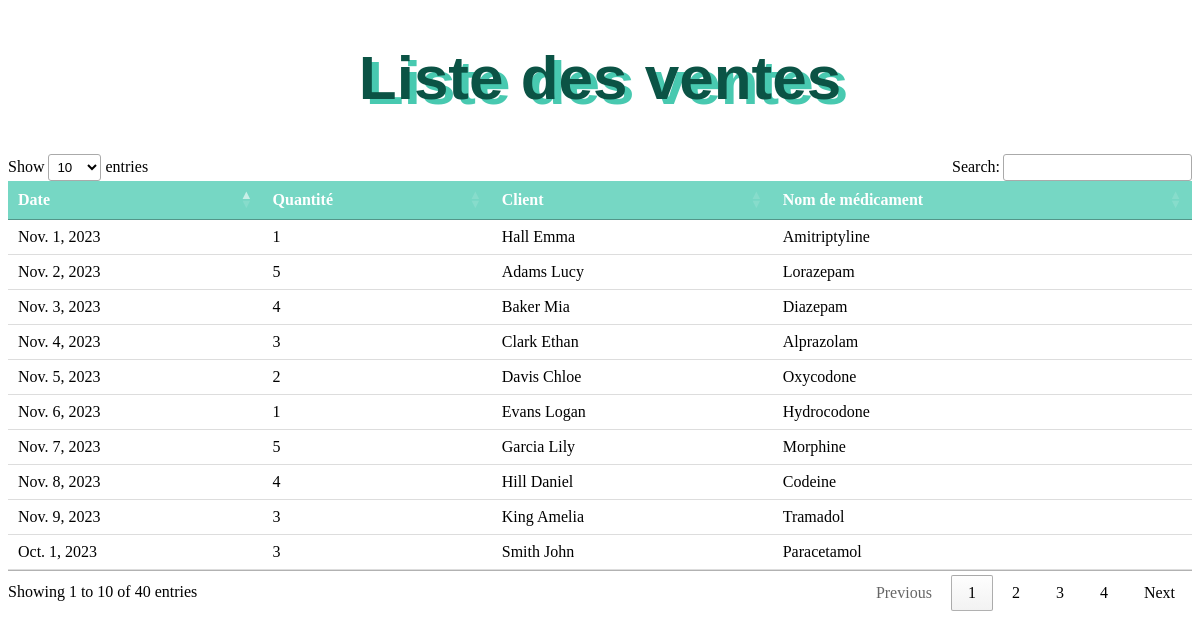
The app's page /ventes/ with its own data.
### pharmacieapp/models.py (models this page shows)
class Vente(models.Model):
    ID_medic = models.ForeignKey(Medicament, on_delete=models.CASCADE)
    ID_client = models.ForeignKey(Client, on_delete=models.CASCADE)
    Date_vente = models.DateField(null=False)
    Quantite_vendue = models.IntegerField(null=False, validators=[MinValueValidator(0)])

class Client(models.Model):
    ID_client = models.AutoField(primary_key=True)
    Nom_client = models.CharField(max_length=100, null=False)
    Prenom_client = models.CharField(max_length=100, null=False)
    Age_Client = models.IntegerField(null=False, validators=[MinValueValidator(1)])
    Num_sec_social_client = models.CharField(max_length=13, unique=True, validators=[RegexValidator(r'^\d{13}$', message='Num_sec_social_client must be 13 digits.')])

class Medicament(models.Model):
    ID_medic = models.AutoField(primary_key=True)
    Nom_medic = models.CharField(max_length=100, null=False)
    Lot_medic = models.CharField(max_length=20, null=False)
    DCI = models.CharField(max_length=100, null=False)
    Dosage_medic = models.IntegerField()
    Prix_médic = models.DecimalField(max_digits=5, decimal_places=2, null=False)
    Prix_achat = models.DecimalField(max_digits=5, decimal_places=2, null=False)
    Forme_medic = models.CharField(max_length=20, choices=[('Sirop', 'Sirop'), ('Comprimé', 'Comprimé'), ('Suppo', 'Suppo')])
    Prémption_medic = models.DateField()
    Quantite_medic = models.IntegerField(null=False)
    class Meta:
        constraints = [
            models.CheckConstraint(check=models.Q(Dosage_medic__gt=0), name='positive_dosage'),
            models.CheckConstraint(check=models.Q(Prix_médic__gt=models.F('Prix_achat')), name='selling_price_higher_than_purchase_price'),
        ]

### pharmacieapp/views.py (the view)
# urls.py: path('ventes/', ventes_list, name='ventes_list'),
def ventes_list(request):
    ventes = Vente.objects.all()
    return render(request, 'ventes_list.html', {'ventes': ventes})

### pharmacieapp/templates/ventes_list.html (shortened to what this page needs)
<!DOCTYPE html>
<html>
<head>
</head>
<body>
    <style>
        body {
            background-image: url('https://img.freepik.com/vecteurs-libre/antecedents-medicaux-propres_53876-97927.jpg?w=1380&t=st=1698863667~exp=1698864267~hmac=373020ddd6ef93ea2bf3a0eaec7bf14f9daf46f95ff3e6b21ecd26876bfdb585');
            background-size: cover;
            background-repeat: no-repeat;
            background-attachment: fixed;
            background-color: transparent;
        }
        h1 {
            text-align: center;
            font-weight: bold;
            font-family: Arial, sans-serif;
            font-size: 62px;
            color: #0b5345;
            text-shadow: 7px 5px 0   #48c9b0;
        }
        table {
            border-collapse: collapse;
            width: 100%;
        }
        th, td {
            padding: 8px;
            text-align: left;
            border-bottom: 1px solid #ddd;
        }
        thead {
            background-color: #76d7c4; /* Couleur de fond de l'en-tête */
            color: white; /* Couleur du texte de l'en-tête */
        }
        tbody tr:nth-child(even) {
            background-color: #f2f2f2; /* Couleur de fond des lignes paires */
        }
        tbody tr:nth-child(odd) {
            background-color: #e1f0e1; /* Couleur de fond des lignes impaires */
        }
    </style>
    <h1>Liste des ventes</h1>
    <table id="ventes-table">
        <thead>
            <tr>
                <th>Date</th>
                <th>Quantité</th>
                <th>Client</th>
                <th>Nom de médicament</th>
            </tr>
        </thead>
        <tbody>
            {% for vente in ventes %}
            <tr>
                <td>{{ vente.Date_vente }}</td>
                <td>{{ vente.Quantite_vendue }}</td>
                <td>{{ vente.ID_client.Nom_client }} {{ vente.ID_client.Prenom_client }}</td>
                <td>{{ vente.ID_medic.Nom_medic }}</td>
            </tr>
            {% endfor %}
        </tbody>
    </table>
</body>
</html>
<link rel="stylesheet" href="https://cdn.datatables.net/1.11.5/css/jquery.dataTables.min.css">

### pharmacieapp/templates/ventes_list.html (style rules this page uses)
body { background-image: url('https://img.freepik.com/vecteurs-libre/antecedents-medicaux-propres_53876-97927.jpg?w=1380&t=st=1698863667~exp=1698864267~hmac=373020ddd6ef93ea2bf3a0eaec7bf14f9daf46f95ff3e6b21ecd26876bfdb585'); background-size: cover; background-repeat: no-repeat; background-attachment: fixed; background-color: transparent; }
h1 { text-align: center; font-weight: bold; font-family: Arial, sans-serif; font-size: 62px; color: #0b5345; text-shadow: 7px 5px 0 #48c9b0; }
table { border-collapse: collapse; width: 100%; }
th, td { padding: 8px; text-align: left; border-bottom: 1px solid #ddd; }
thead { background-color: #76d7c4; color: white; }
tbody tr:nth-child(even) { background-color: #f2f2f2; }
tbody tr:nth-child(odd) { background-color: #e1f0e1; }

### records on screen
Vente: Date_vente "Oct. 1, 2023", Quantite_vendue "3", ID_client.Nom_client "Smith", ID_client.Prenom_client "John", ID_medic.Nom_medic "Paracetamol"
Vente: Date_vente "Nov. 1, 2023", Quantite_vendue "1", ID_client.Nom_client "Hall", ID_client.Prenom_client "Emma", ID_medic.Nom_medic "Amitriptyline"
Vente: Date_vente "Nov. 2, 2023", Quantite_vendue "5", ID_client.Nom_client "Adams", ID_client.Prenom_client "Lucy", ID_medic.Nom_medic "Lorazepam"
Vente: Date_vente "Nov. 3, 2023", Quantite_vendue "4", ID_client.Nom_client "Baker", ID_client.Prenom_client "Mia", ID_medic.Nom_medic "Diazepam"
Vente: Date_vente "Nov. 4, 2023", Quantite_vendue "3", ID_client.Nom_client "Clark", ID_client.Prenom_client "Ethan", ID_medic.Nom_medic "Alprazolam"
Vente: Date_vente "Nov. 5, 2023", Quantite_vendue "2", ID_client.Nom_client "Davis", ID_client.Prenom_client "Chloe", ID_medic.Nom_medic "Oxycodone"
Vente: Date_vente "Nov. 6, 2023", Quantite_vendue "1", ID_client.Nom_client "Evans", ID_client.Prenom_client "Logan", ID_medic.Nom_medic "Hydrocodone"
Vente: Date_vente "Nov. 7, 2023", Quantite_vendue "5", ID_client.Nom_client "Garcia", ID_client.Prenom_client "Lily", ID_medic.Nom_medic "Morphine"
Vente: Date_vente "Nov. 8, 2023", Quantite_vendue "4", ID_client.Nom_client "Hill", ID_client.Prenom_client "Daniel", ID_medic.Nom_medic "Codeine"
Vente: Date_vente "Nov. 9, 2023", Quantite_vendue "3", ID_client.Nom_client "King", ID_client.Prenom_client "Amelia", ID_medic.Nom_medic "Tramadol"
